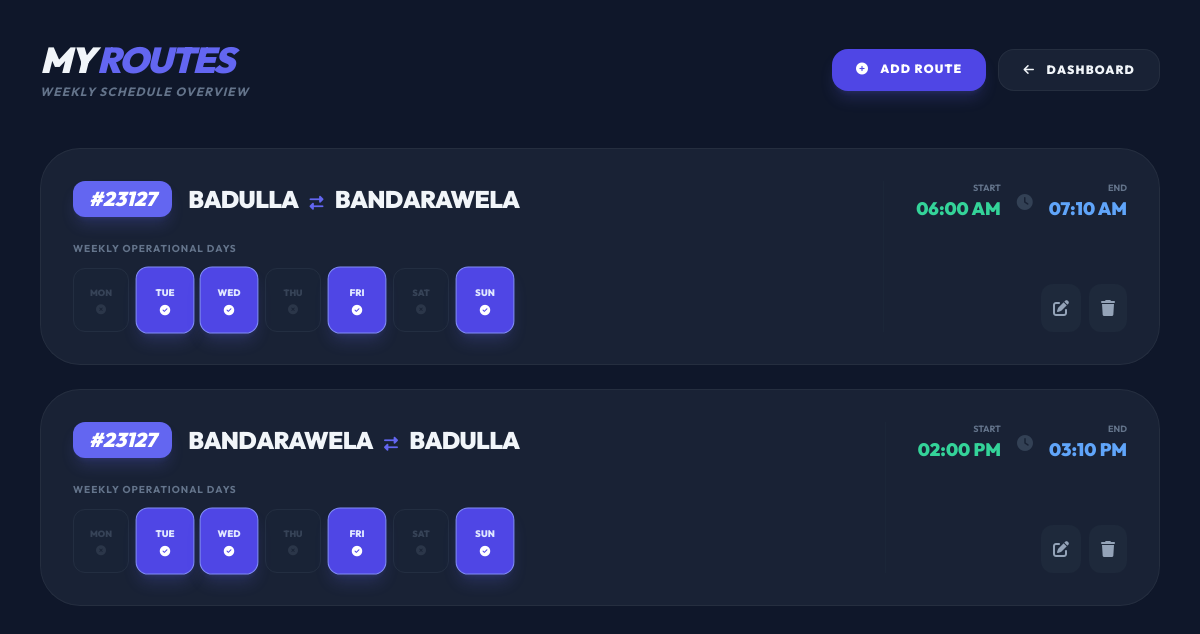
Page /routes.php (signed in) on the committed database.
### tables this page shows
CREATE TABLE `routes` (
  `id` int(11) NOT NULL,
  `owner_id` int(11) DEFAULT NULL,
  `bus_id` int(11) DEFAULT NULL,
  `route_number` varchar(50) DEFAULT NULL,
  `start_point` varchar(100) DEFAULT NULL,
  `end_point` varchar(100) DEFAULT NULL,
  `start_time` time DEFAULT NULL,
  `destination_time` time DEFAULT NULL,
  `route_path_json` text DEFAULT NULL,
  `schedule_days` text DEFAULT NULL,
  `created_at` timestamp NOT NULL DEFAULT current_timestamp()
);

### routes.php (the view, shortened to what this page needs)
<?php
require_once 'db_config.php';
$owner_id = $_SESSION['user_id'];
$sql = "SELECT * FROM routes WHERE owner_id = $owner_id ORDER BY created_at DESC";
$result = $conn->query($sql);
$week_days = ['Monday', 'Tuesday', 'Wednesday', 'Thursday', 'Friday', 'Saturday', 'Sunday'];
?>
<!DOCTYPE html>
<html lang="en" class="dark">
<head>
    <script src="https://cdn.tailwindcss.com"></script>
    <link rel="stylesheet" href="https://cdnjs.cloudflare.com/ajax/libs/font-awesome/6.4.0/css/all.min.css">
</head>
<body class="text-slate-100 p-4 md:p-10">
    <div class="max-w-6xl mx-auto">
        <div class="flex flex-col md:flex-row justify-between items-start md:items-center mb-12 gap-4">
            <div>
                <h1 class="text-4xl font-black italic uppercase tracking-tighter">My <span class="text-indigo-500">Routes</span></h1>
                <p class="text-slate-500 font-bold text-xs uppercase tracking-widest mt-1 italic">Weekly Schedule Overview</p>
            </div>
            <div class="flex gap-3">
                <a href="add_route.php" class="bg-indigo-600 hover:bg-indigo-700 text-white px-6 py-3 rounded-2xl font-black text-xs uppercase tracking-widest transition shadow-lg shadow-indigo-500/20">
                    <i class="fas fa-plus-circle mr-2"></i> Add Route
                </a>
                <a href="bus_owner_dashboard.php" class="glass px-6 py-3 rounded-2xl font-black text-xs uppercase tracking-widest hover:bg-slate-800 transition">
                    <i class="fas fa-arrow-left mr-2"></i> Dashboard
                </a>
            </div>
        </div>
        <div class="grid grid-cols-1 gap-6">
            <?php if ($result && $result->num_rows > 0): ?>
                <?php while($row = $result->fetch_assoc()):
                    $active_days = array_map('trim', explode(',', $row['schedule_days']));
                ?>
                    <div class="glass p-8 rounded-[40px] hover:border-indigo-500/50 transition duration-500 group relative">
                        <div class="flex flex-col lg:flex-row justify-between gap-8">
                            <div class="flex-1 space-y-6">
                                <div class="flex items-center gap-4">
                                    <span class="bg-indigo-500 text-white px-4 py-1 rounded-xl font-black text-xl italic shadow-lg shadow-indigo-500/20">
                                        #<?php echo htmlspecialchars($row['route_number']); ?>
                                    </span>
                                    <h2 class="text-2xl font-black uppercase tracking-tight">
                                        <?php echo htmlspecialchars($row['start_point']); ?>
                                        <i class="fas fa-exchange-alt text-indigo-500 mx-2 text-sm"></i>
                                        <?php echo htmlspecialchars($row['end_point']); ?>
                                    </h2>
                                </div>
                                <div>
                                    <p class="text-[10px] font-bold text-slate-500 uppercase tracking-widest mb-3">Weekly Operational Days</p>
                                    <div class="flex flex-wrap gap-2">
                                        <?php foreach($week_days as $day):
                                            $is_active = in_array($day, $active_days);
                                        ?>
                                            <div class="flex flex-col items-center">
                                                <div class="w-10 h-12 md:w-14 md:h-16 rounded-xl border flex flex-col items-center justify-center transition-all duration-300 <?php echo $is_active ? 'bg-indigo-600 border-indigo-400 shadow-lg shadow-indigo-500/20 scale-105' : 'bg-slate-800/50 border-slate-700 opacity-40'; ?>">
                                                    <span class="text-[9px] font-black uppercase <?php echo $is_active ? 'text-indigo-100' : 'text-slate-500'; ?>">
                                                        <?php echo substr($day, 0, 3); ?>
                                                    </span>
                                                    <?php if($is_active): ?>
                                                        <i class="fas fa-check-circle text-[10px] mt-1 text-white"></i>
                                                    <?php else: ?>
                                                        <i class="fas fa-times-circle text-[10px] mt-1 text-slate-600"></i>
                                                    <?php endif; ?>
                                                </div>
                                            </div>
                                        <?php endforeach; ?>
                                    </div>
                                </div>
                            </div>
                            <div class="flex flex-col justify-between items-end gap-6 border-l border-slate-800/50 pl-8">
                                <div class="text-right space-y-4">
                                    <div class="flex items-center gap-4 justify-end">
                                        <div class="text-right">
                                            <p class="text-[9px] font-bold text-slate-500 uppercase">Start</p>
                                            <p class="text-lg font-black text-emerald-400"><?php echo date('h:i A', strtotime($row['start_time'])); ?></p>
                                        </div>
                                        <i class="fas fa-clock text-slate-700"></i>
                                        <div class="text-right">
                                            <p class="text-[9px] font-bold text-slate-500 uppercase">End</p>
                                            <p class="text-lg font-black text-blue-400"><?php echo date('h:i A', strtotime($row['destination_time'])); ?></p>
                                        </div>
                                    </div>
                                </div>
                                <div class="flex gap-2">
                                    <a href="edit_route.php?id=<?php echo $row['id']; ?>" class="p-3 rounded-xl bg-slate-800 hover:bg-indigo-600 transition text-slate-400 hover:text-white">
                                        <i class="fas fa-pen-to-square"></i>
                                    </a>
                                    <button onclick="confirmDelete(<?php echo (int)$row['id']; ?>)" class="p-3 rounded-xl bg-slate-800 hover:bg-red-600 transition text-slate-400 hover:text-white">
                                        <i class="fas fa-trash"></i>
                                    </button>
                                </div>
                            </div>
                        </div>
                    </div>
                <?php endwhile; ?>
            <?php endif; ?>
        </div>
    </div>
</body>
</html>

### routes.php (style rules this page uses)
body { font-family: 'Outfit', sans-serif; background-color: #0f172a; }
.glass { background: rgba(30, 41, 59, 0.7); backdrop-filter: blur(10px); border: 1px solid rgba(255,255,255,0.05); }

### rows in the picture
routes: route_number "23127", start_point "BADULLA", end_point "BANDARAWELA", day "MON", day "TUE", day "WED", day "THU", day "FRI", day "SAT", day "SUN", start_time "06:00 AM", destination_time "07:10 AM"
routes: route_number "23127", start_point "BANDARAWELA", end_point "BADULLA", day "MON", day "TUE", day "WED", day "THU", day "FRI", day "SAT", day "SUN", start_time "02:00 PM", destination_time "03:10 PM"
